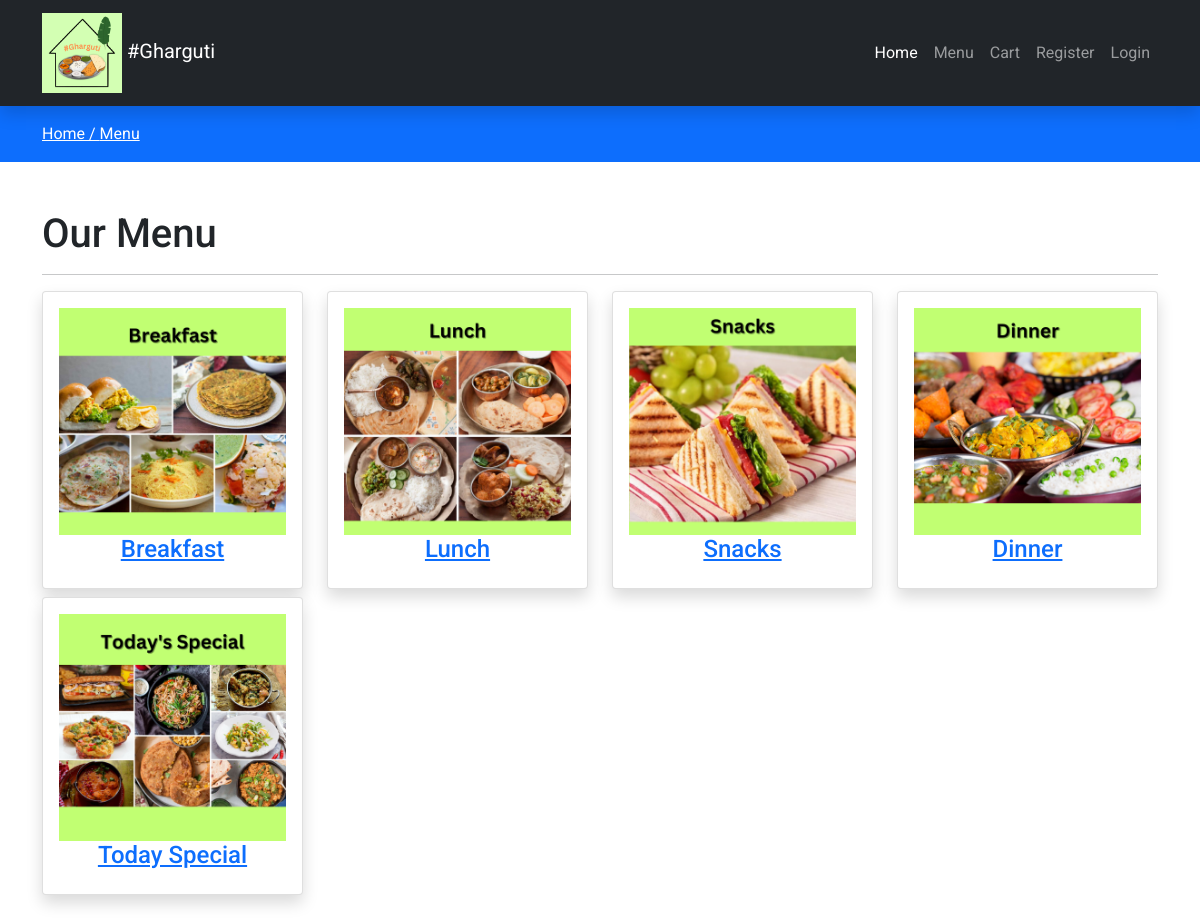
Page /menu.php on the committed database.
### tables this page shows
CREATE TABLE `menu` (
  `id` int(11) NOT NULL,
  `name` varchar(191) NOT NULL,
  `slug` varchar(191) NOT NULL,
  `description` mediumtext DEFAULT NULL,
  `status` tinyint(4) NOT NULL DEFAULT 0,
  `popular` tinyint(4) NOT NULL DEFAULT 0,
  `image` varchar(191) NOT NULL,
  `meta_title` varchar(191) NOT NULL,
  `meta_description` mediumtext NOT NULL,
  `meta_keywords` mediumtext NOT NULL,
  `created_at` timestamp NOT NULL DEFAULT current_timestamp()
);

### functions/userfunctions.php (called while the page is built, shortened)
<?php
include('config/dbcon.php');
function getAllActive($table)
{
    global $con;
    $query = "SELECT * FROM $table WHERE status='0' ";
    return $query_run = mysqli_query($con, $query);
}
?>

### menu.php (the view)
<?php
include('functions/userfunctions.php');
include('includes/header.php');
?>
<div class="py-3 bg-primary">
    <div class="container">
        <a class="text-white" href="index.php">
            Home /
        </a>
        <a class="text-white" href="menu.php">
            Menu
        </a>
    </div>
</div>
<div class="py-5">
    <div class="container">
        <div class="row">
            <div class="col-md-12">
                <h1>Our Menu</h1>
                <hr>
                <div class="row">
                    <?php
                        $menu = getAllActive("menu");
                        if(mysqli_num_rows($menu) > 0)
                        {
                            foreach($menu as $item)
                            {
                                ?>
                                    <div class="col-md-3 mb-2">
                                        <a href="products.php?menu=<?= $item['slug']; ?>">
                                            <div class="card shadow">
                                                <div class="card-body">
                                                    <img src="uploads/<?= $item['image']; ?>" alt="Menu Image" class="w-100">
                                                    <h4 class="text-center"><?= $item['name']; ?></h4>
                                                </div>
                                            </div>
                                        </a>
                                    </div>
                                <?php
                            }
                        }
                        else
                        {
                            echo "No data available";
                        }
                    ?>
                </div>
            </div>
        </div>
    </div>
</div>
<?php include('includes/footer.php'); ?>

### assets/css/custom.css (style rules this page uses)
* { font-family: 'Roboto', sans-serif; }
a { text-decoration: none; }

### rows in the picture
menu: image (picture), name "Breakfast"
menu: image (picture), name "Lunch"
menu: image (picture), name "Snacks"
menu: image (picture), name "Dinner"
menu: image (picture), name "Today Special"
